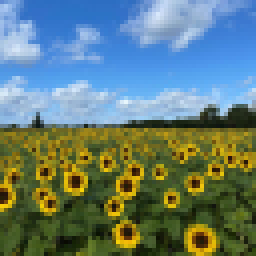
#> input picture images/the_berry_farms_sunflower_field.jpeg, 64 x 64 px, shrunk from 1440 x 1440 before the run (shown 4 times larger)
$ jupyter execute 'blob detection.ipynb'   (older library calls are emulated)
#> lines starting #> are read from the running program, lines starting #| are printed output that depends on the picture; long printed decimals are rounded
[cell 1]
import cv2 as cv
import numpy as np
from skimage.feature import peak_local_max
from matplotlib import pyplot as plt

[cell 2]
import cv2 as cv
import numpy as np
import matplotlib.pyplot as plt

def laplacian_of_gaussian(img, sigma):
    """Apply Gaussian blur followed by Laplacian."""
    blur = cv.GaussianBlur(img, (0, 0), sigma)
    log = cv.Laplacian(blur, cv.CV_64F)
    return log

def detect_blobs(img, num_scales=10, sigma_start=1.0, sigma_end=10.0):
    """Detect blobs in the image using Laplacian of Gaussian over scale space."""
    # Convert to grayscale
    gray = cv.cvtColor(img, cv.COLOR_BGR2GRAY)

    # Create scale-space
    sigma_values = np.linspace(sigma_start, sigma_end, num_scales)
    blobs = np.zeros_like(gray, dtype=np.float64)

    # Apply LoG across multiple scales
    for sigma in sigma_values:
        log = laplacian_of_gaussian(gray, sigma)
        log = np.square(log)  # Square the Laplacian response
        blobs = np.maximum(blobs, log)  # Keep the maximum response over scales

    return blobs, sigma_values

def draw_blobs(img, blobs, threshold=0.02):
    """Draw circles around blobs on the image."""
    img_copy = img.copy()
    # Threshold the blobs
    max_blob_val = np.max(blobs)
    threshold_val = threshold * max_blob_val
    keypoints = np.argwhere(blobs > threshold_val)

    # Draw circles around detected blobs
    for y, x in keypoints:
        radius = int(np.sqrt(blobs[y, x]) * 1.5)  # Estimate radius from response
        cv.circle(img_copy, (x, y), radius, (0, 255, 0), 2)

    return img_copy

# Load the sunflower field image
img = cv.imread('images/the_berry_farms_sunflower_field.jpeg', cv.IMREAD_REDUCED_COLOR_4)
#> img is the input picture: shape (64, 64, 3); mean B, G, R 119.4, 125.3, 100.4

# Detect blobs in the image
blobs, sigma_values = detect_blobs(img)
#> in detect_blobs, `gray = cv.cvtColor(img, cv.COLOR_BGR2GRAY)`:
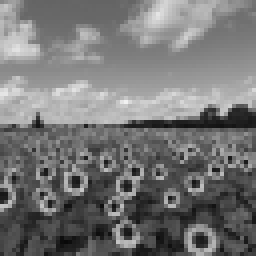
#> gray: shape (64, 64) (shown 4 times larger); min 9, max 241, mean 117.2
#> the loop in detect_blobs, `for sigma in sigma_values:` made 10 passes
#> pass 1, in laplacian_of_gaussian, `log = cv.Laplacian(blur, cv.CV_64F)`:
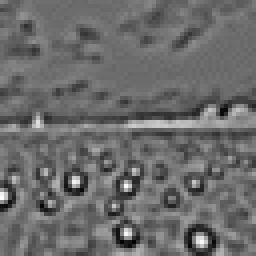
#> log: shape (64, 64) float64 (shown 4 times larger); min -53, max 73, mean 0; drawn with min black and max white
#> pass 1, in detect_blobs, `log = np.square(log)`:
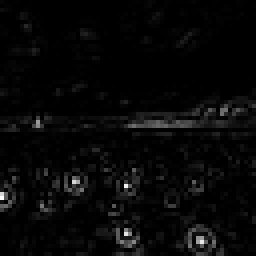
#> log: shape (64, 64) float64 (shown 4 times larger); min 0, max 5329, mean 171.8; drawn with min black and max white
#> pass 2, in laplacian_of_gaussian (call 2), `blur = cv.GaussianBlur(img, (0, 0), sigma)`:
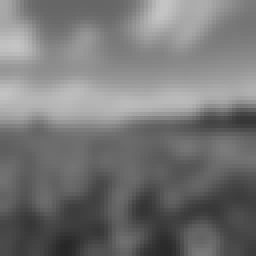
#> blur: shape (64, 64) (shown 4 times larger); min 39, max 196, mean 117.2
#> sigma_values = [1, 2, 3, 4, 5, 6, 7, 8, 9, 10]

# Draw the detected blobs (approximated as circles)
blob_image = draw_blobs(img, blobs)
#> in draw_blobs, `max_blob_val = np.max(blobs)`: max_blob_val = 5329
#> in draw_blobs, `threshold_val = threshold * max_blob_val`: threshold_val = 106.6
#> in draw_blobs, `keypoints = np.argwhere(blobs > threshold_val)`: keypoints = 1290 pairs, first value 0 to 63, second value 0 to 63
#> the loop in draw_blobs, `for y, x in keypoints:` made 1290 passes
#> (y, x, radius) on passes 1 to 3: (0, 0, 18), (0, 37, 19), (0, 38, 16)
#> after the loop in draw_blobs, `for y, x in keypoints:`:
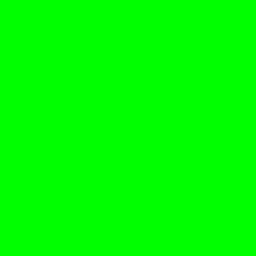
#> img_copy: shape (64, 64, 3) (shown 4 times larger); mean B, G, R 0, 255, 0

# Display the result
plt.figure(figsize=(10, 10))
plt.imshow(cv.cvtColor(blob_image, cv.COLOR_BGR2RGB))
plt.title("Detected Circles (Blobs) in Sunflower Field")
plt.axis("off")
plt.show()

# Report the range of sigma values used
print(f"Sigma values range used: {sigma_values}")
#| Sigma values range used: [ 1.  2.  3.  4.  5.  6.  7.  8.  9. 10.]

# Optionally, you can also report the largest blobs or additional details here.

[cell 3]
import cv2
from pylab import *
import numpy as np
import matplotlib.pyplot as plt
img = cv2.imread("images\\the_berry_farms_sunflower_field.jpeg",0) #gray scale conversion
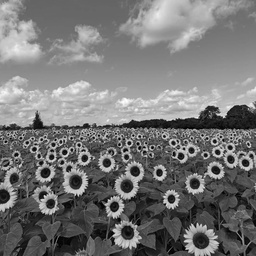
#> img: shape (256, 256); min 0, max 254, mean 117.2
from scipy import ndimage
from scipy.ndimage import filters
from scipy import spatial
k = 1.414
sigma = 1.0
img = img/255.0  #image normalization

[cell 4]
def LoG(sigma):
    #window size
    n = np.ceil(sigma*6)
    y,x = np.ogrid[-n//2:n//2+1,-n//2:n//2+1]
    y_filter = np.exp(-(y*y/(2.*sigma*sigma)))
    x_filter = np.exp(-(x*x/(2.*sigma*sigma)))
    final_filter = (-(2*sigma**2) + (x*x + y*y) ) *  (x_filter*y_filter) * (1/(2*np.pi*sigma**4))
    return final_filter

[cell 5]
def LoG_convolve(img):
    log_images = [] #to store responses
    for i in range(0,9):
        y = np.power(k,i)
        sigma_1 = sigma*y #sigma
        filter_log = LoG(sigma_1) #filter generation
        image = cv2.filter2D(img,-1,filter_log) # convolving image
        image = np.pad(image,((1,1),(1,1)),'constant') #padding
        image = np.square(image) # squaring the response
        log_images.append(image)
    log_image_np = np.array([i for i in log_images]) # storing the #in numpy array
    return log_image_np
log_image_np = LoG_convolve(img)
#> the loop in LoG_convolve, `for i in range(0,9):` made 9 passes
#> pass 1, in LoG_convolve, `image = np.square(image)`:
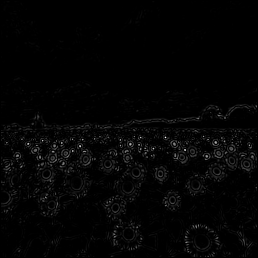
#> image: shape (258, 258) float64; min 0, max 0.159, mean 0.00282; drawn with min black and max white
#> pass 2, in LoG_convolve, `image = cv2.filter2D(img,-1,filter_log)`:
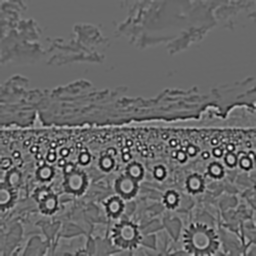
#> image: shape (256, 256) float64; min -0.281, max 0.38, mean -0.00682; drawn with min black and max white
#> after the loop in LoG_convolve, `for i in range(0,9):`: log_images = 9 items
print(log_image_np.shape)
#| (9, 258, 258)

[cell 6]
def detect_blob(log_image_np):
    co_ordinates = [] #to store co ordinates
    (h,w) = img.shape
    for i in range(1,h):
        for j in range(1,w):
            slice_img = log_image_np[:,i-1:i+2,j-1:j+2] #9*3*3 slice
            result = np.amax(slice_img) #finding maximum
            if result >= 0.05: #threshold
                z,x,y = np.unravel_index(slice_img.argmax(),slice_img.shape)
                co_ordinates.append((i+x-1,j+y-1,k**z*sigma)) #finding co-rdinates
    return co_ordinates
co_ordinates = list(set(detect_blob(log_image_np)))
#> after the loop in detect_blob, `for i in range(1,h):`: co_ordinates = 4416 items, first 6: (105, 256, 1.41), (106, 256, 1), (107, 225, 5.65), (107, 225, 5.65), (107, 225, 5.65), (106, 256, 1)
#> co_ordinates = 1452 items, first 6: (207, 116, 2.83), (159, 127, 1.41), (236, 115, 1), (238, 200, 5.65), (158, 177, 1), (167, 242, 1.41)

[cell 7]
fig, ax = plt.subplots()
nh,nw = img.shape
#> nh = 256; nw = 256
count = 0


ax.imshow(img, interpolation='nearest',cmap="gray")
for blob in co_ordinates:
    y,x,r = blob
    c = plt.Circle((x, y), r*1.414, color='red', linewidth=1.5, fill=False)
    ax.add_patch(c)
#> this loop made 1452 passes
ax.plot()
plt.show()
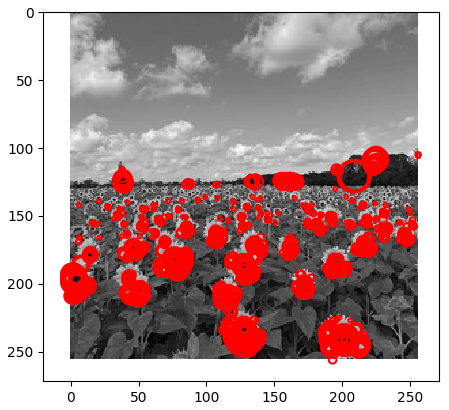
#> figure drawn by matplotlib, 1 panel

[cell 8]
import math

#provided in scipy doucumentaion
def blob_overlap(blob1, blob2):
    n_dim = len(blob1) - 1
    root_ndim = sqrt(n_dim)
    #print(n_dim)

    # radius of two blobs
    r1 = blob1[-1] * root_ndim
    r2 = blob2[-1] * root_ndim

    d = sqrt(np.sum((blob1[:-1] - blob2[:-1])**2))

    #no overlap between two blobs
    if d > r1 + r2:
        return 0
    # one blob is inside the other, the smaller blob must die
    elif d <= abs(r1 - r2):
        return 1
    else:
        #computing the area of overlap between blobs
        ratio1 = (d ** 2 + r1 ** 2 - r2 ** 2) / (2 * d * r1)
        ratio1 = np.clip(ratio1, -1, 1)
        acos1 = math.acos(ratio1)

        ratio2 = (d ** 2 + r2 ** 2 - r1 ** 2) / (2 * d * r2)
        ratio2 = np.clip(ratio2, -1, 1)
        acos2 = math.acos(ratio2)

        a = -d + r2 + r1
        b = d - r2 + r1
        c = d + r2 - r1
        d = d + r2 + r1

        area = (r1 ** 2 * acos1 + r2 ** 2 * acos2 -0.5 * sqrt(abs(a * b * c * d)))
        return area/(math.pi * (min(r1, r2) ** 2))

def redundancy(blobs_array, overlap):
    sigma = blobs_array[:, -1].max()
    distance = 2 * sigma * sqrt(blobs_array.shape[1] - 1)
    tree = spatial.cKDTree(blobs_array[:, :-1])
    pairs = np.array(list(tree.query_pairs(distance)))
    if len(pairs) == 0:
        return blobs_array
    else:
        for (i, j) in pairs:
            blob1, blob2 = blobs_array[i], blobs_array[j]
            if blob_overlap(blob1, blob2) > overlap:
                if blob1[-1] > blob2[-1]:
                    blob2[-1] = 0
                else:
                    blob1[-1] = 0
        return np.array([b for b in blobs_array if b[-1] > 0])

co_ordinates = np.array(co_ordinates)
#> co_ordinates = 1452 rows, first 8: [207, 116, 2.83], [159, 127, 1.41], [236, 115, 1], [238, 200, 5.65], [158, 177, 1], [167, 242, 1.41], [179, 162, 2], [163, 248, 2]
co_ordinates = redundancy(co_ordinates,0.5)
#> in redundancy, `sigma = blobs_array[:, -1].max()`: sigma = 7.99
#> in redundancy, `distance = 2 * sigma * sqrt(blobs_array.shape[1] - 1)`: distance = 22.61
#> in redundancy, `pairs = np.array(list(tree.query_pairs(distance)))`: pairs = 67827 pairs, first value 0 to 1444, second value 7 to 1451
#> the loop in redundancy, `for (i, j) in pairs:` made 67827 passes
#> (i, j) on passes 36 to 38: (886, 1265), (674, 1382), (412, 1382)

[cell 9]
import cv2
import numpy as np
import matplotlib.pyplot as plt

# Load the image (reduced color for performance)
img = cv2.imread('images/the_berry_farms_sunflower_field.jpeg', cv2.IMREAD_REDUCED_COLOR_4)
gray_img = cv2.cvtColor(img, cv2.COLOR_BGR2GRAY)
gray_img = gray_img / 255.0  # Normalize the image

# Parameters
k = 1.414  # Scale multiplier
initial_sigma = 1.0  # Initial sigma value
num_scales = 30  # Number of scales to apply

# Blob detection using Laplacian of Gaussian at multiple scales
def detect_blobs(gray_img, num_scales, initial_sigma, k):
    h, w = gray_img.shape
    log_images = []
    sigma_values = []

    for i in range(num_scales):
        sigma = initial_sigma * (k ** i)
        # Apply Gaussian blur with current sigma
        blurred_img = cv2.GaussianBlur(gray_img, (0, 0), sigma)
        # Apply Laplacian to the blurred image
        log_img = cv2.Laplacian(blurred_img, cv2.CV_64F)
        # Square the result to emphasize the blobs
        log_img = np.square(log_img)
        log_images.append(log_img)
        sigma_values.append(sigma)

    log_images = np.array(log_images)

    return log_images, sigma_values

# Detect local maxima in scale-space
def find_blobs(log_images, threshold=0.05, initial_sigma=1.0, k=1.6):
    blobs = []
    num_scales, h, w = log_images.shape

    for i in range(1, h-1):
        for j in range(1, w-1):
            for scale in range(1, num_scales-1):
                # Look for local maxima across scales and spatial neighborhoods
                slice_img = log_images[scale-1:scale+2, i-1:i+2, j-1:j+2]
                max_value = np.max(slice_img)
                if max_value >= threshold:
                    # Find the coordinates of the blob
                    z, x, y = np.unravel_index(slice_img.argmax(), slice_img.shape)
                    # Correct the coordinates and calculate the radius
                    blobs.append((i + x - 1, j + y - 1, initial_sigma * (k ** (scale-1))))

    return blobs

# Run the detection
log_images, sigma_values = detect_blobs(gray_img, num_scales, initial_sigma, k)
blobs = find_blobs(log_images, initial_sigma=initial_sigma, k=k)

# Remove duplicates by rounding coordinates
blobs = list(set([(int(x), int(y), r) for x, y, r in blobs]))

# Report the largest blob
largest_blob = max(blobs, key=lambda x: x[2])
print(f"Largest Blob Coordinates: (x={largest_blob[1]}, y={largest_blob[0]}) with radius={largest_blob[2]}")
#| Largest Blob Coordinates: (x=0, y=48) with radius=1.0

# Plotting the results
fig, ax = plt.subplots()
ax.imshow(gray_img, cmap='gray')

for blob in blobs:
    y, x, r = blob
    circle = plt.Circle((x, y), r * np.sqrt(2), color='red', linewidth=1.5, fill=False)
    ax.add_patch(circle)
#> this loop made 10 passes
#> blob on passes 1 to 10: (48, 0, 1), (45, 19, 1), (58, 31, 1), (30, 9, 1), (49, 0, 1), (46, 31, 1), (59, 50, 1), (60, 49, 1), (60, 50, 1), (45, 18, 1)

plt.show()
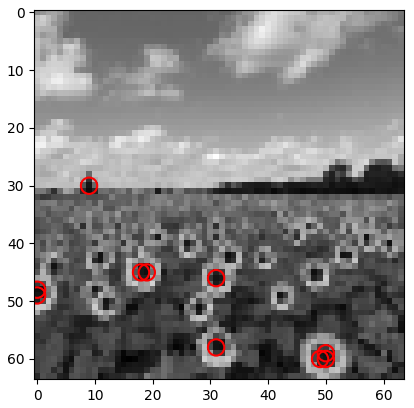
#> figure drawn by matplotlib, 1 panel

# Print the range of sigma values used
print(f"Range of sigma values used: {min(sigma_values)} to {max(sigma_values)}")
#| Range of sigma values used: 1.0 to 23069.218

$ run again, with images/005.jpg copied over images/the_berry_farms_sunflower_field.jpeg
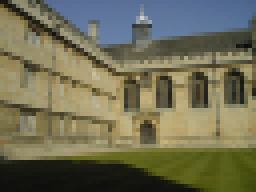
#> input picture images/005.jpg, 64 x 48 px, shrunk from 1024 x 768 before the run (shown 4 times larger)
#> img is the input picture: shape (48, 64, 3); mean B, G, R 84.4, 109.5, 111.6
#> sigma_values = [1, 2, 3, 4, 5, 6, 7, 8, 9, 10]
#> max_blob_val = 1764
#> threshold_val = 35.28
#> keypoints = 1778 pairs, first value 0 to 47, second value 0 to 63
#> the loop in draw_blobs, `for y, x in keypoints:` made 1778 passes
#> (y, x, radius) on passes 1 to 3: (0, 0, 42), (0, 1, 49), (0, 2, 24)
#| Sigma values range used: [ 1.  2.  3.  4.  5.  6.  7.  8.  9. 10.]
#> the loop in LoG_convolve, `for i in range(0,9):` made 9 passes
#> pass 2, in LoG_convolve, `image = cv2.filter2D(img,-1,filter_log)`:
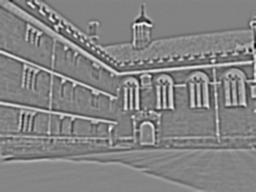
#> image: shape (192, 256) float64; min -0.276, max 0.248, mean -0.00623; drawn with min black and max white
#> after the loop in LoG_convolve, `for i in range(0,9):`: log_images = 9 items
#| (9, 194, 258)
#> after the loop in detect_blob, `for i in range(1,h):`: co_ordinates = 245 items, first 6: (7, 34, 1), (7, 34, 1), (7, 34, 1), (7, 34, 1), (7, 34, 1), (7, 34, 1)
#> `co_ordinates = list(set(detect_blob(log_image_np)))`: co_ordinates = 49 items, first 6: (48, 256, 1), (47, 256, 1.41), (21, 54, 1), (25, 147, 1.41), (31, 68, 1), (19, 143, 2.83)
#> the loop `for blob in co_ordinates:` made 49 passes
#> `plt.show()`:
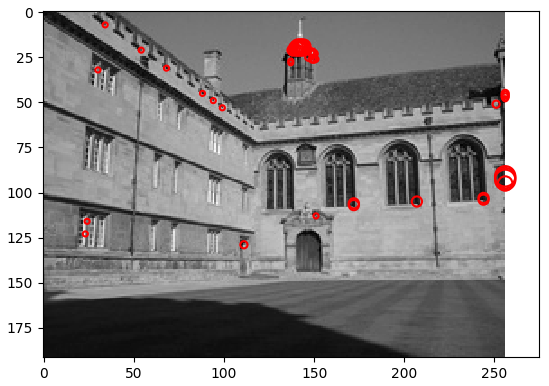
#> figure drawn by matplotlib, 1 panel
#> `co_ordinates = np.array(co_ordinates)`: co_ordinates = 49 rows, first 8: [48, 256, 1], [47, 256, 1.41], [21, 54, 1], [25, 147, 1.41], [31, 68, 1], [19, 143, 2.83], [20, 140, 2.83], [19, 141, 2.83]
#> sigma = 4
#> distance = 11.31
#> pairs = 265 pairs, first value 0 to 45, second value 1 to 48
#> the loop in redundancy, `for (i, j) in pairs:` made 265 passes
#> (i, j, r1 in blob_overlap, r2 in blob_overlap, d in blob_overlap) on passes 1, 2, 6: (16, 20, 4, 2, 6.32), (25, 32, 2, 2.83, 9.22), (26, 39, 0, 1.41, 6.08)
